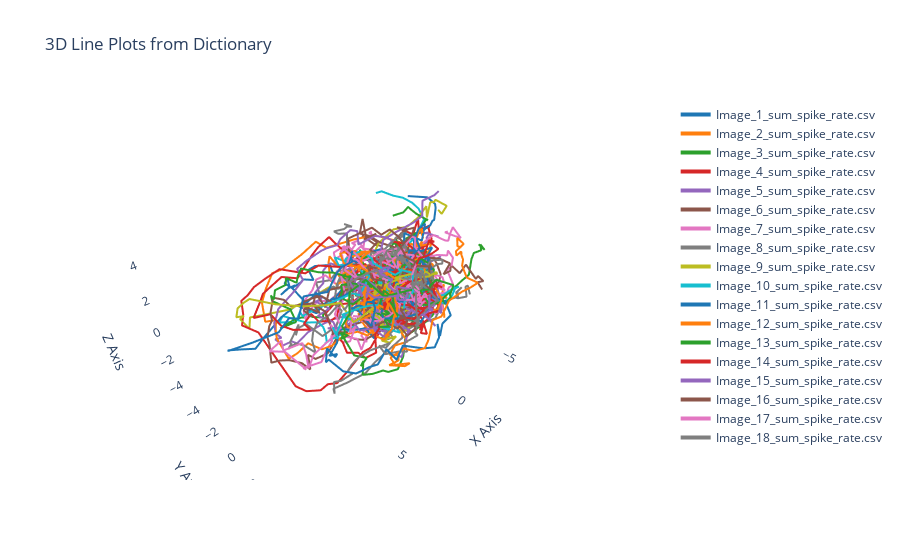

Here is the notebook cell this chart was saved with:
### Code cell
import plotly.graph_objects as go
import numpy as np

fig = go.Figure()

colors = ['rgb(31, 119, 180)', 'rgb(255, 127, 14)', 'rgb(44, 160, 44)', 'rgb(214, 39, 40)', 
          'rgb(148, 103, 189)', 'rgb(140, 86, 75)', 'rgb(227, 119, 194)', 'rgb(127, 127, 127)', 
          'rgb(188, 189, 34)', 'rgb(23, 190, 207)']

for i, (key, matrix) in enumerate(data_pca_dict.items()):
    color = colors[i % len(colors)]
    
    x = matrix[:, 0]
    y = matrix[:, 1]
    z = matrix[:, 2]
    
    fig.add_trace(go.Scatter3d(
        x=x,
        y=y,
        z=z,
        mode='lines',
        line=dict(color=color, width=4),
        name=key
    ))

fig.update_layout(
    title='3D Line Plots from Dictionary',
    scene=dict(
        xaxis_title='X Axis',
        yaxis_title='Y Axis',
        zaxis_title='Z Axis',
        xaxis=dict(showgrid=False, gridcolor='white', backgroundcolor='white'),
        yaxis=dict(showgrid=False, gridcolor='white', backgroundcolor='white'),
        zaxis=dict(showgrid=False, gridcolor='white', backgroundcolor='white'),
        bgcolor='white' 
    )
)


fig.show()

### Figure 1 — Plotly figure (JSON) as saved in the notebook; plotly's stock layout.template omitted (floating-point values rounded to 4 significant figures; data arrays with more than 128 entries replaced by an {"elided": "..."} marker saying what was removed)
{"data": [{"line": {"color": "rgb(31, 119, 180)", "width": 4}, "mode": "lines", "name": "Image_1_sum_spike_rate.csv", "type": "scatter3d", "x": {"elided": "150 float values"}, "y": {"elided": "150 float values"}, "z": {"elided": "150 float values"}}, {"line": {"color": "rgb(255, 127, 14)", "width": 4}, "mode": "lines", "name": "Image_2_sum_spike_rate.csv", "type": "scatter3d", "x": {"elided": "150 float values"}, "y": {"elided": "150 float values"}, "z": {"elided": "150 float values"}}, {"line": {"color": "rgb(44, 160, 44)", "width": 4}, "mode": "lines", "name": "Image_3_sum_spike_rate.csv", "type": "scatter3d", "x": {"elided": "150 float values"}, "y": {"elided": "150 float values"}, "z": {"elided": "150 float values"}}, {"line": {"color": "rgb(214, 39, 40)", "width": 4}, "mode": "lines", "name": "Image_4_sum_spike_rate.csv", "type": "scatter3d", "x": {"elided": "150 float values"}, "y": {"elided": "150 float values"}, "z": {"elided": "150 float values"}}, {"line": {"color": "rgb(148, 103, 189)", "width": 4}, "mode": "lines", "name": "Image_5_sum_spike_rate.csv", "type": "scatter3d", "x": {"elided": "150 float values"}, "y": {"elided": "150 float values"}, "z": {"elided": "150 float values"}}, {"line": {"color": "rgb(140, 86, 75)", "width": 4}, "mode": "lines", "name": "Image_6_sum_spike_rate.csv", "type": "scatter3d", "x": {"elided": "150 float values"}, "y": {"elided": "150 float values"}, "z": {"elided": "150 float values"}}, {"line": {"color": "rgb(227, 119, 194)", "width": 4}, "mode": "lines", "name": "Image_7_sum_spike_rate.csv", "type": "scatter3d", "x": {"elided": "150 float values"}, "y": {"elided": "150 float values"}, "z": {"elided": "150 float values"}}, {"line": {"color": "rgb(127, 127, 127)", "width": 4}, "mode": "lines", "name": "Image_8_sum_spike_rate.csv", "type": "scatter3d", "x": {"elided": "150 float values"}, "y": {"elided": "150 float values"}, "z": {"elided": "150 float values"}}, {"line": {"color": "rgb(188, 189, 34)", "width": 4}, "mode": "lines", "name": "Image_9_sum_spike_rate.csv", "type": "scatter3d", "x": {"elided": "150 float values"}, "y": {"elided": "150 float values"}, "z": {"elided": "150 float values"}}, {"line": {"color": "rgb(23, 190, 207)", "width": 4}, "mode": "lines", "name": "Image_10_sum_spike_rate.csv", "type": "scatter3d", "x": {"elided": "150 float values"}, "y": {"elided": "150 float values"}, "z": {"elided": "150 float values"}}, {"line": {"color": "rgb(31, 119, 180)", "width": 4}, "mode": "lines", "name": "Image_11_sum_spike_rate.csv", "type": "scatter3d", "x": {"elided": "150 float values"}, "y": {"elided": "150 float values"}, "z": {"elided": "150 float values"}}, {"line": {"color": "rgb(255, 127, 14)", "width": 4}, "mode": "lines", "name": "Image_12_sum_spike_rate.csv", "type": "scatter3d", "x": {"elided": "150 float values"}, "y": {"elided": "150 float values"}, "z": {"elided": "150 float values"}}, {"line": {"color": "rgb(44, 160, 44)", "width": 4}, "mode": "lines", "name": "Image_13_sum_spike_rate.csv", "type": "scatter3d", "x": {"elided": "150 float values"}, "y": {"elided": "150 float values"}, "z": {"elided": "150 float values"}}, {"line": {"color": "rgb(214, 39, 40)", "width": 4}, "mode": "lines", "name": "Image_14_sum_spike_rate.csv", "type": "scatter3d", "x": {"elided": "150 float values"}, "y": {"elided": "150 float values"}, "z": {"elided": "150 float values"}}, {"line": {"color": "rgb(148, 103, 189)", "width": 4}, "mode": "lines", "name": "Image_15_sum_spike_rate.csv", "type": "scatter3d", "x": {"elided": "150 float values"}, "y": {"elided": "150 float values"}, "z": {"elided": "150 float values"}}, {"line": {"color": "rgb(140, 86, 75)", "width": 4}, "mode": "lines", "name": "Image_16_sum_spike_rate.csv", "type": "scatter3d", "x": {"elided": "150 float values"}, "y": {"elided": "150 float values"}, "z": {"elided": "150 float values"}}, {"line": {"color": "rgb(227, 119, 194)", "width": 4}, "mode": "lines", "name": "Image_17_sum_spike_rate.csv", "type": "scatter3d", "x": {"elided": "150 float values"}, "y": {"elided": "150 float values"}, "z": {"elided": "150 float values"}}, {"line": {"color": "rgb(127, 127, 127)", "width": 4}, "mode": "lines", "name": "Image_18_sum_spike_rate.csv", "type": "scatter3d", "x": {"elided": "150 float values"}, "y": {"elided": "150 float values"}, "z": {"elided": "150 float values"}}], "layout": {"scene": {"bgcolor": "white", "xaxis": {"backgroundcolor": "white", "gridcolor": "white", "showgrid": false, "title": {"text": "X Axis"}}, "yaxis": {"backgroundcolor": "white", "gridcolor": "white", "showgrid": false, "title": {"text": "Y Axis"}}, "zaxis": {"backgroundcolor": "white", "gridcolor": "white", "showgrid": false, "title": {"text": "Z Axis"}}}, "title": {"text": "3D Line Plots from Dictionary"}}}
